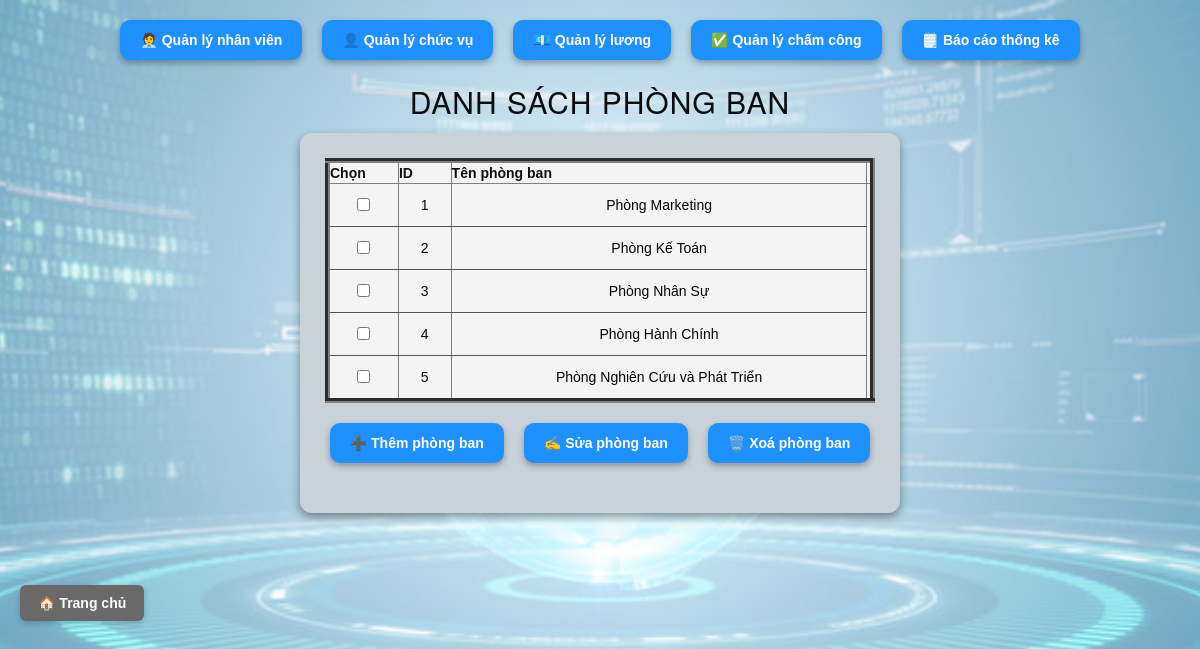
The page /phongban.php on the database its author committed.
### tables this page shows
CREATE TABLE `tbl_phongban` (
  `IDPB` int(11) NOT NULL,
  `TenPB` varchar(50) DEFAULT NULL
);

### phongban.php (the view, shortened to what this page needs)
<?php
include_once('connect.php');
$sql = "SELECT * FROM tbl_phongban";
$result = mysqli_query($conn, $sql);
?>
<!DOCTYPE html>
<html lang="vi">
<head>
    <link rel="stylesheet" href="https://cdnjs.cloudflare.com/ajax/libs/font-awesome/4.7.0/css/font-awesome.min.css">
    <link rel="stylesheet" href="https://maxcdn.bootstrapcdn.com/bootstrap/3.3.7/css/bootstrap.min.css">
    <link rel="stylesheet" href="phongban.css">
</head>
<div class="menu">
    <a href= "nhanvien.php"> 🧑‍💼 Quản lý nhân viên</a>
    <a href="chucvu.php"> 👤 Quản lý chức vụ</a>
    <a href="luong.php"> 💶 Quản lý lương</a>
    <a href="chamcong.php">✅ Quản lý chấm công</a>
    <a href="baocao.php"> 🗒️ Báo cáo thống kê</a>
</div>
<h2>DANH SÁCH PHÒNG BAN</h2>
<form method ="post" id="formPhongBan">
    <table border="5" witdth="70%" align= "center" cellspacing="0" cellpadding="8">
        <tr>
                <th>Chọn</th>
                <th>ID</th>
                <th>Tên phòng ban<th>
        </tr>
        <?php while ($row = mysqli_fetch_assoc($result)) { ?>
    <tr>
        <td>
            <input type="checkbox" name="ids[]" value="<?php echo $row['IDPB']; ?>">
        </td>
        <td><?php echo $row['IDPB']; ?></td>
        <td><?php echo $row['TenPB']; ?></td>
    </tr>
    <?php } ?>
    </table>
    <div class="menu" style="text-align: center; margin-top: 20px;">
        <a href="themphongban.php" class="btn-them"> ➕ Thêm phòng ban </a>
        <a href ="suaphongban.php" class="btn-sua"> ✍️ Sửa phòng ban </a>
        <a href="xoaphongban.php" class="btn-xoa"> 🗑️ Xoá phòng ban</a>
    </div>
</form>
<br></br>
<br></br>
<div sylte="position: fixed; top: 10px; z-index: 9999; bottom: 10px; left: 20px;">
    <a href="trangchu.php" style="
    background-color: #696969;
    color: white;
    padding: 10px 18px;
    text-decoration: none;
    border-radius: 6px;
    font-weight: bold;
    box-shadow: 0 2px 6px rgba(0,0,0,0.2);
    "> 🏠 Trang chủ </a>
</div>
</body>
</html>

### phongban.css (style rules this page uses)
* { margin: 0; padding: 0; box-sizing: border-box; font-family: Arial, Helvetica, sans-serif; }
.menu { width: 100%; display: flex; justify-content: center; gap: 20px; margin-bottom: 25px; }
.menu a { background: #1e90ff; color: white; padding: 10px 20px; border-radius: 10px; text-decoration: none; font-weight: bold; box-shadow: 0px 3px 6px rgba(0,0,0,0.3); transition: transform 0.2s; }
.form, h2 { text-align: center; color: hsl(0, 4%, 5%); margin-bottom: 15px; letter-spacing: 1px; font-size: 30px; }
form { width: 600px; margin: 0 auto; background: #c9d1d9; backdrop-filter: blur(6px); padding: 25px; border-radius: 12px; box-shadow: 0px 4px 10px rgba(0,0,0,0.4); }
table { width: 100%; border-collapse: collapse; background: rgba(255, 253, 253, 0.8); }
tbody td { padding: 10px; color: #060606; text-align: center; border-bottom: 1px solid #535553; }

### rows shown on the page
tbl_phongban: IDPB "1", TenPB "Phòng Marketing"
tbl_phongban: IDPB "2", TenPB "Phòng Kế Toán"
tbl_phongban: IDPB "3", TenPB "Phòng Nhân Sự"
tbl_phongban: IDPB "4", TenPB "Phòng Hành Chính"
tbl_phongban: IDPB "5", TenPB "Phòng Nghiên Cứu và Phát Triển"
